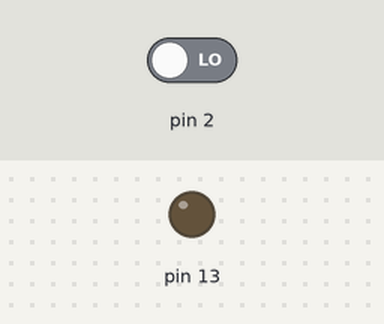
This sketch was run on a simulated Arduino Uno, built with avr-gcc and run on an emulated ATmega328P. On the bench: output pins drawn as LEDs (lit = HIGH). Inputs (shaded band) come from the test bench; at power-on: pin 2 LOW.

Above: at 1.2 s.
1.3 s: pin 2 driven HIGH
At 1.7 s:
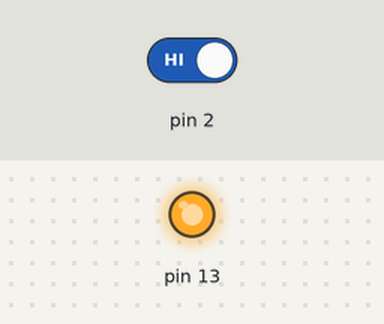
Timing chart, 0 to 4.3 s (numbered marks = the images above; inputs shaded):
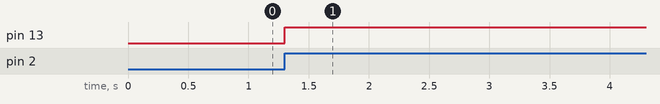

Measured:
- after the input at 1.3 s, pin 13: LOW → HIGH at once

The sketch:

Programa_1.ino
```cpp
enum estados{
  off = 0,
  on = 1,
  w1 = 2,
  w2 = 3,
};

volatile int botao = 0;
estados state = off;

unsigned long tempoRepique = 200; // Tempo necesário para ignorar o repique
unsigned long ultMod = 0;         // Momento que ocorreu a última modificação no estado do led

void setup() {
  pinMode(2, INPUT);
  pinMode(13, OUTPUT);
  attachInterrupt(digitalPinToInterrupt(2), handleButton, RISING);
}

void loop() {
  // Impede a concorrência pelo uso do botão
  noInterrupts();
  int b = botao;
  botao = 0;
  interrupts();

  switch(state){
    // Estado onde o led se encontra apagado, até pressionar o botão
    case off:
      if(b == 1){
        state = w1;
        digitalWrite(13, HIGH);
      }

      break;

    // Estado intermediário entre desligado e ligado
    case w1:
      noInterrupts();
      state = on;
      delay(tempoRepique);
      ultMod = millis();
      interrupts();

      break;

    // Estado onde o led se encontra aceso, até pressionar o botão
    case on:
      if(b == 1){
        state = w2;
        digitalWrite(13, LOW);
      }

      break;

    // Estado intermediário entre ligado e desligado
    case w2:
      noInterrupts();
      state = off;
      delay(tempoRepique);
      ultMod = millis();
      interrupts();

      break;

    default:
      break;
  }

  delay(1);
}

void handleButton(){
  unsigned long tempo = millis(); // Obtém o tempo (em milissegundos) que se passou, desde que o programa começou a executar

  if(tempo - ultMod >= tempoRepique){
    ultMod = tempo;
    botao = 1;
  }
}
```
